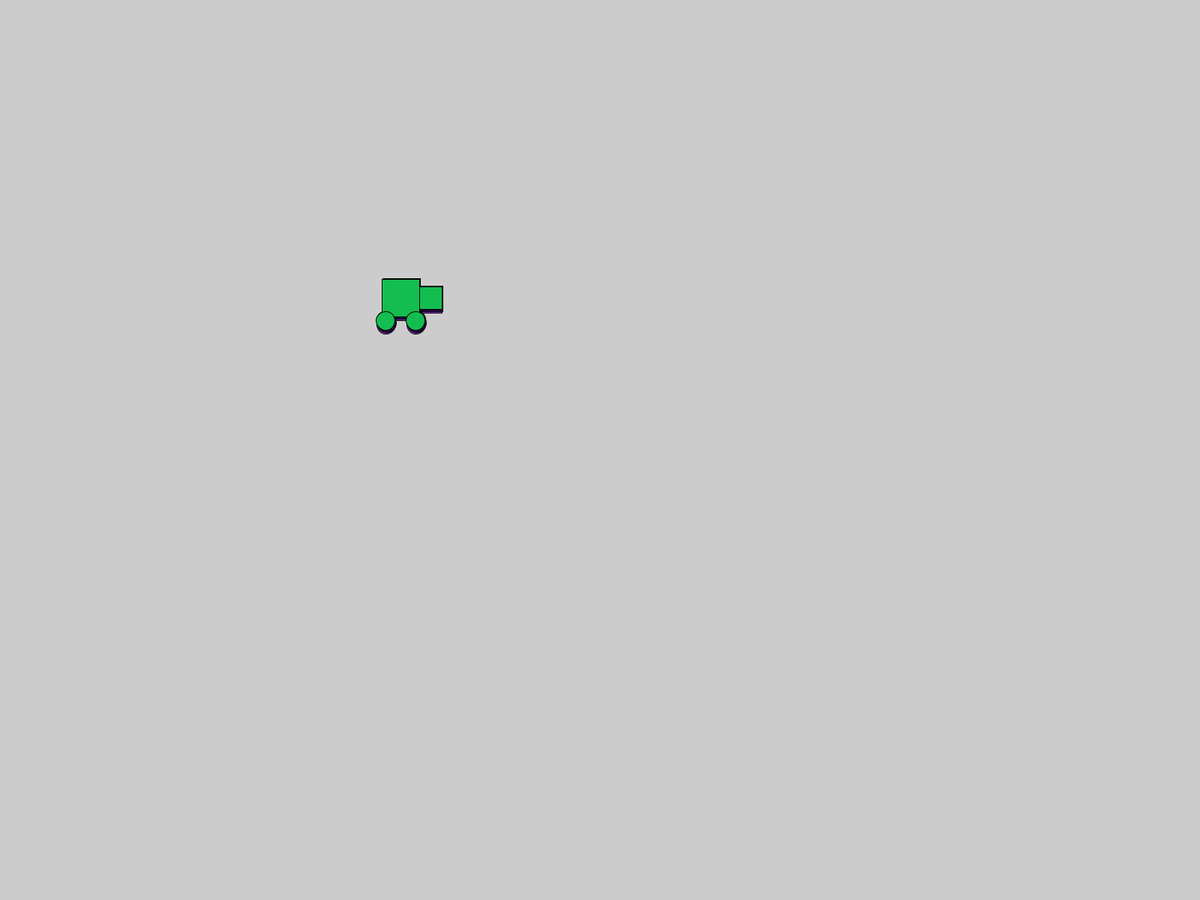
Frame 1 (no input)
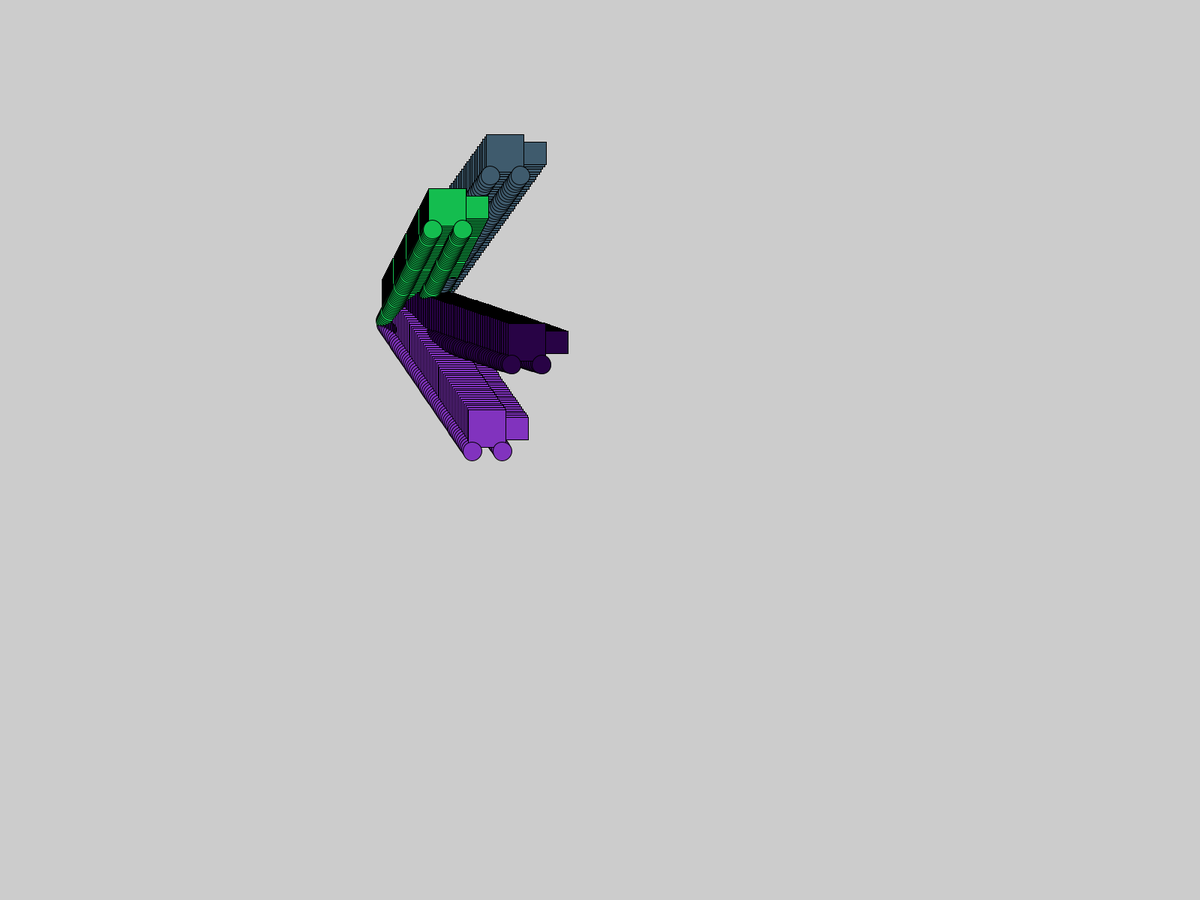
Frame 60 (the mouse pressed at the canvas centre just before this capture)
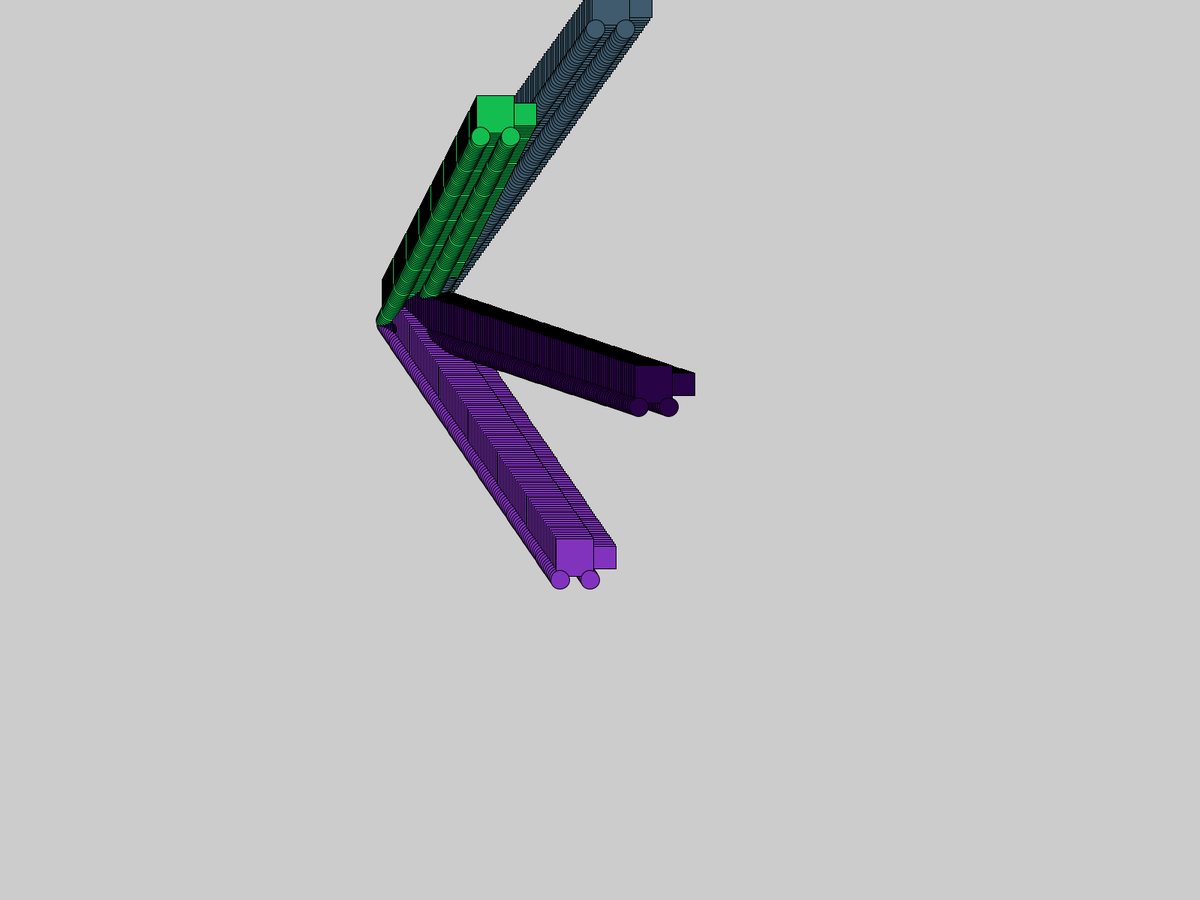
Frame 120 (the mouse held since frame 60 and released just before this capture)

The Processing sketch that drew these frames (run headless with seeded random() and noise(); from frame 60 on, the mouse is pressed at the canvas centre):

// Processing sketch: CAR
// ── CAR.pde
Car myCar;
Car myCar2;
Car myCar3;
Car myCar4;

void setup(){
fullScreen();
myCar=new Car();
myCar2=new Car();
myCar3=new Car();
myCar4=new Car();
}

void draw(){
clear();
myCar.drive();
myCar.display();
  myCar2.drive();
  myCar2.display();
    myCar3.drive();
    myCar3.display();
      myCar4.drive();
      myCar4.display();
}


class Car {
  color cCar;
  color cHjul;
  color cLygte;
  float xRect;
  float yRect;
  float xspeed;
  float yspeed;

Car(){
  cCar=color(random(0,200),random(0,200),random(0,200));
 xRect=width/3;
 yRect=height/3;
 xspeed=random(1,5);
 yspeed=random(-4,4);
}

void display(){
 rectMode(CENTER);
 ellipseMode(CENTER);
 fill(cCar);
 rect(xRect,yRect,50,50);
 rect(xRect+40,yRect,30,30);
 circle(xRect-20,yRect+30,25);
 circle(xRect+20,yRect+30,25);
}

void drive(){
  xRect=xRect+xspeed;
  if(xRect>width){
  xRect=0;
  }
   yRect=yRect+yspeed;
  if(yRect<0||yRect>1100){
  yRect=random(1,1000);
  }
}
}
